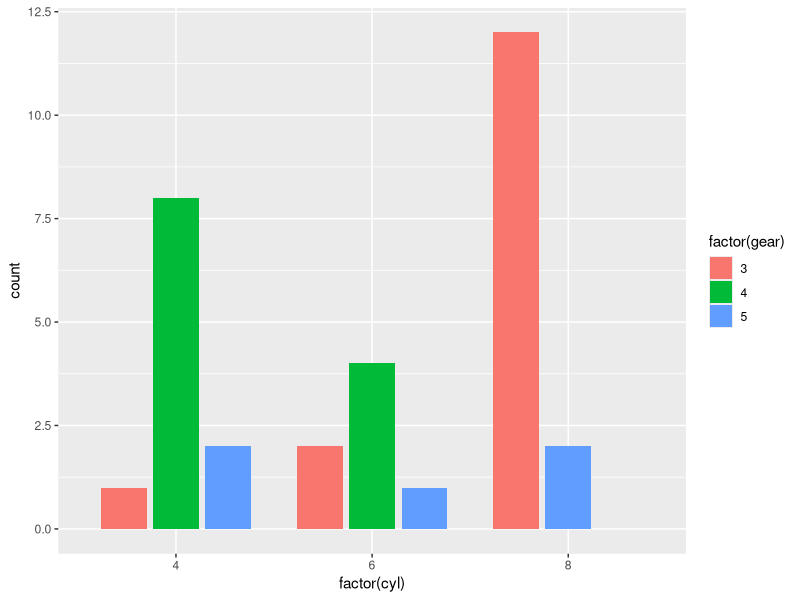
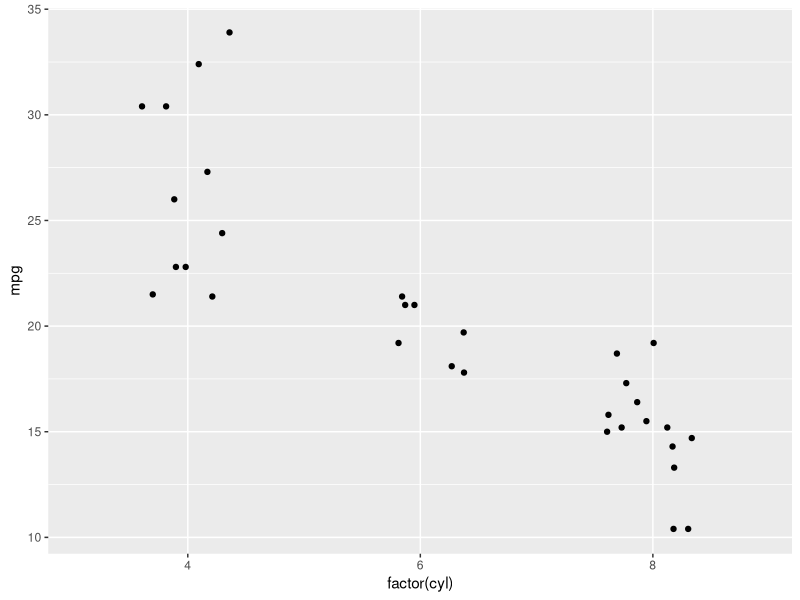
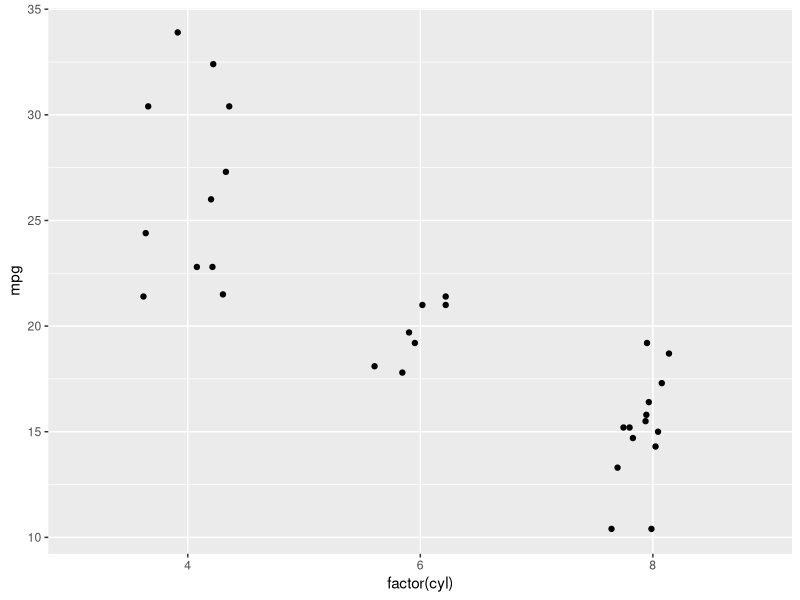
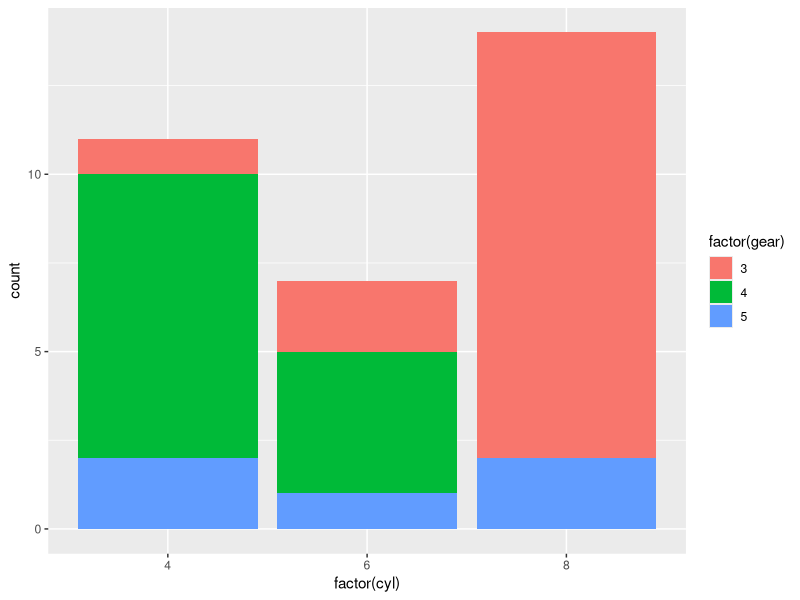
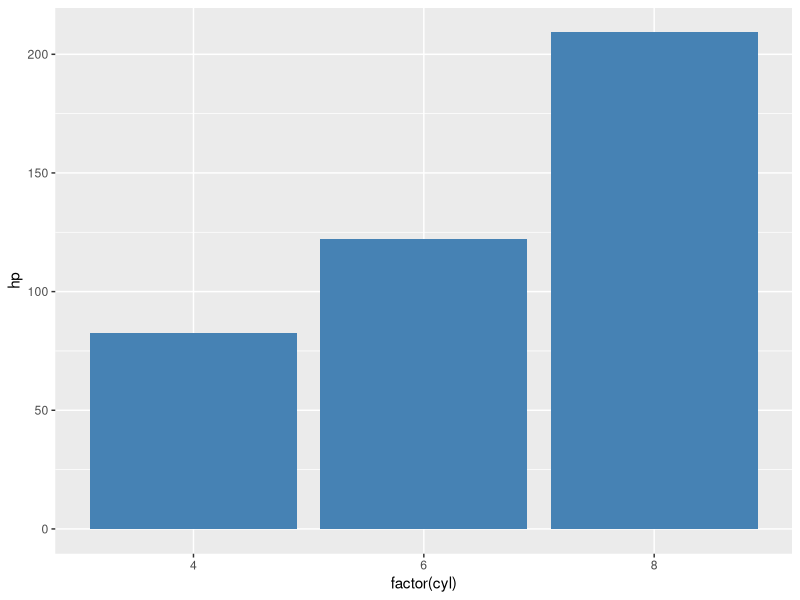
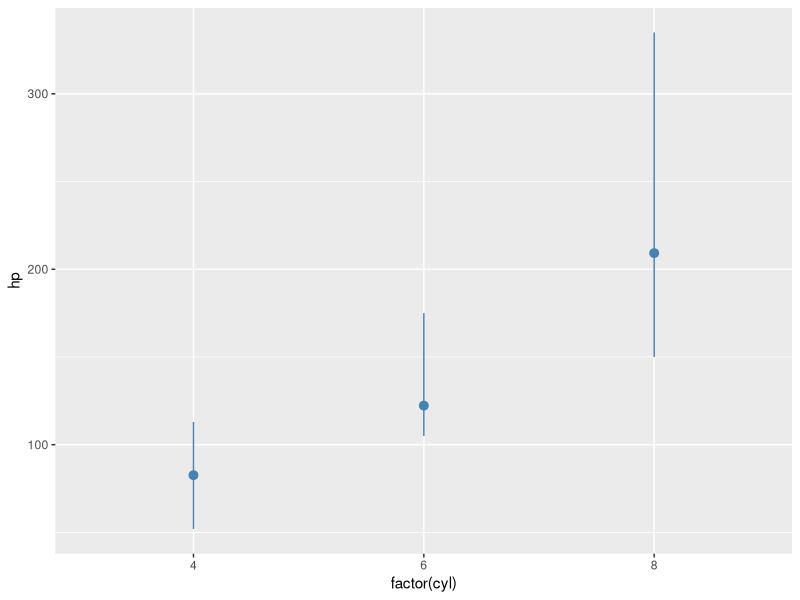
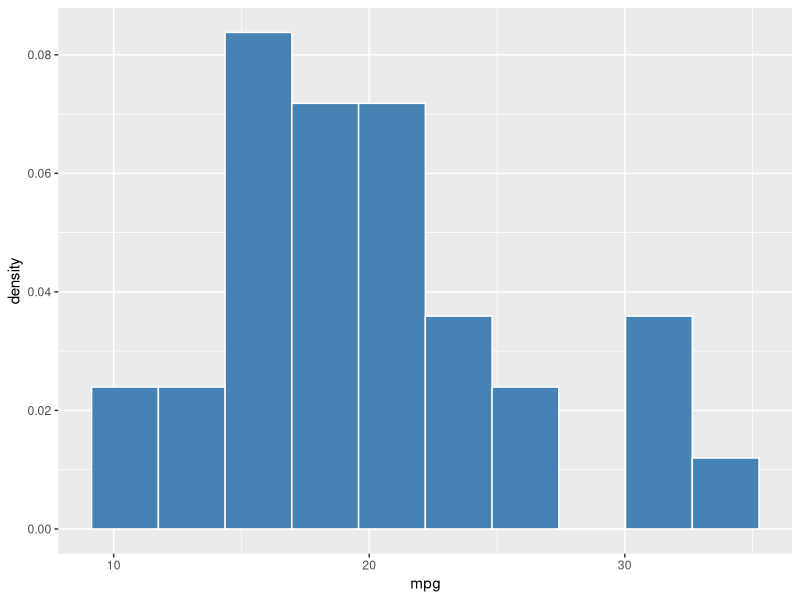

Here is the R script that generated these plots, in order:
## ---- chunk 1
library(ggplot2)
library(dplyr)
## ---- chunk 2
ggplot(mtcars) +
  geom_bar(aes(factor(cyl), fill = factor(gear)), width = 0.7,
    position = position_dodge(width = 0.8, preserve = "single"))
## ---- chunk 3
ggplot(mtcars) +
  geom_point(aes(factor(cyl), mpg), position = position_jitter(width = 0.2, height = 0))
## ---- chunk 4
ggplot(mtcars) +
  geom_jitter(aes(factor(cyl), mpg), width = 0.2, height = 0)
## ---- chunk 5
ggplot(mtcars) +
  geom_bar(aes(factor(cyl), fill = factor(gear)), position = position_stack())
## ---- chunk 6
ggplot(mtcars) +
  stat_summary(aes(factor(cyl), hp), fun = mean, geom = "bar", fill = "steelblue")
## ---- chunk 7
ggplot(mtcars) +
  stat_summary(aes(factor(cyl), hp), fun = mean, fun.min = min, fun.max = max,
    geom = "pointrange", color = "steelblue")
## ---- chunk 8
ggplot(mtcars) +
  geom_histogram(aes(mpg, y = after_stat(density)), bins = 10,
    fill = "steelblue", color = "white", linewidth = 0.5)
